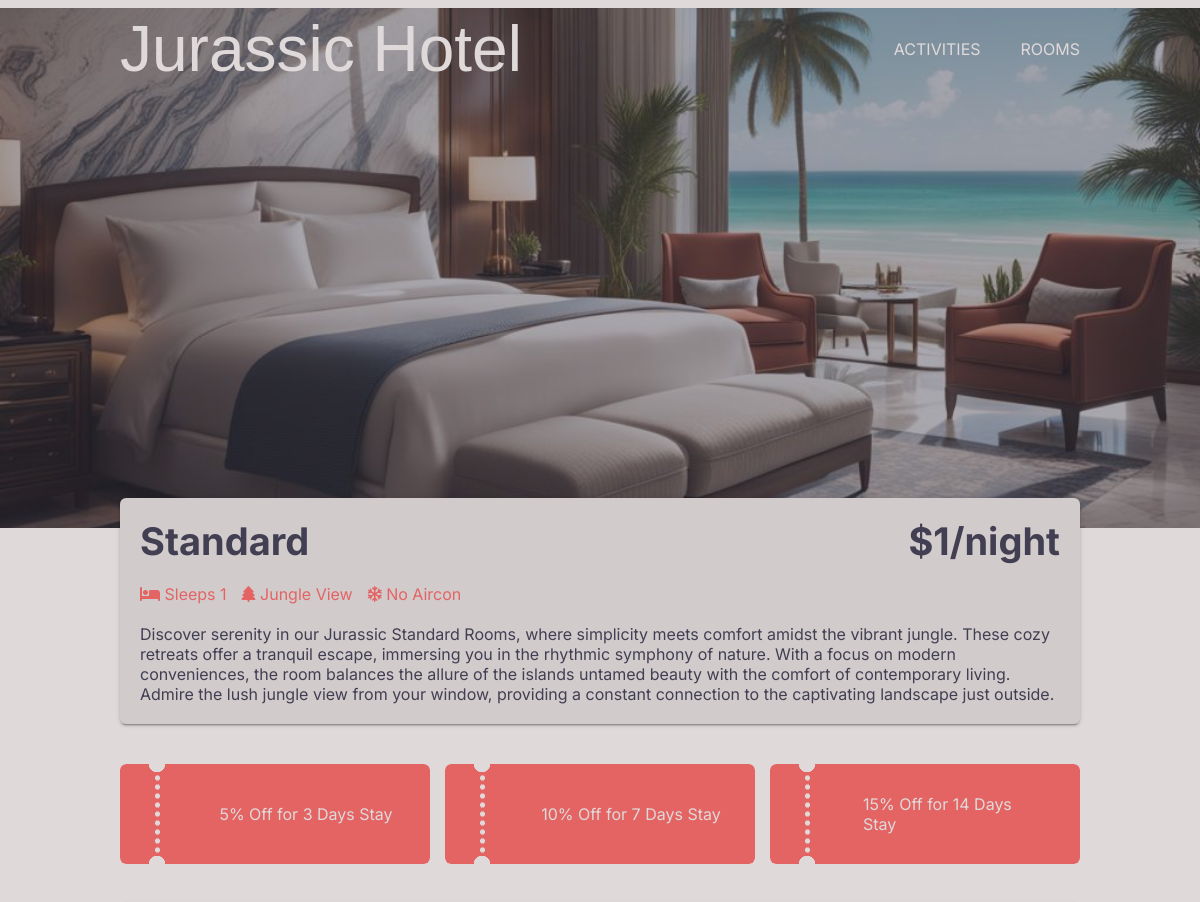
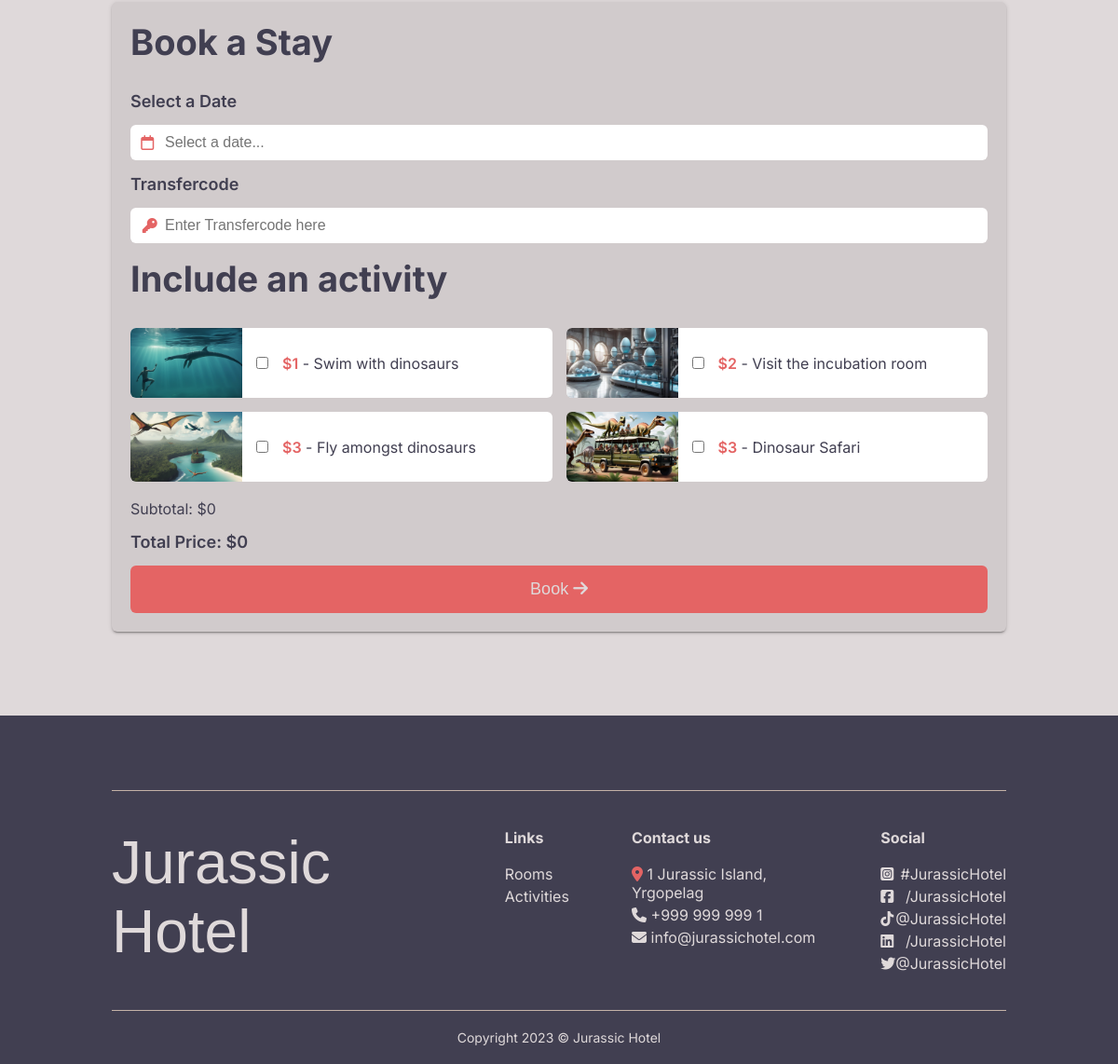
The app's page /room.php?room=1 with its own data (2 pictures, top to bottom).
### tables this page shows
CREATE TABLE rooms (id integer primary key AUTOINCREMENT, category varchar, price_per_night float, image1 varchar, image2 varchar, sleeps integer, view varchar, aircon BOOLEAN, description varchar);

CREATE TABLE discounts (
    id INTEGER PRIMARY KEY AUTOINCREMENT,
    room_id INTEGER,
    discount_percentage FLOAT,
    description VARCHAR,
    days_required INTEGER,
    FOREIGN KEY (room_id) REFERENCES rooms(id)
);

CREATE TABLE features (id integer primary key AUTOINCREMENT, name varchar, price float, image varchar, description varchar);

### hotelFunctions.php (called while the page is built, shortened)
<?php
function connect(string $dbName): object
{
    $dbPath = __DIR__ . '/' . $dbName;
    $db = "sqlite:$dbPath";
    try {
        $db = new PDO($db);
        $db->setAttribute(PDO::ATTR_ERRMODE, PDO::ERRMODE_EXCEPTION);
        $db->setAttribute(PDO::ATTR_DEFAULT_FETCH_MODE, PDO::FETCH_ASSOC);
    } catch (PDOException $e) {
        echo "Failed to connect to the database";
        throw $e;
    }
    return $db;
}
function getOneRoom(int $roomId): array
{
    $dbName = "hotel.db";
    $db = connect($dbName);
    $query = $db->prepare('SELECT * FROM rooms WHERE id = :roomId');
    $query->bindParam(':roomId', $roomId, PDO::PARAM_INT);
    $query->execute();
    $room = $query->fetch(PDO::FETCH_ASSOC);
    return $room;
}
function getAllFeatures(): array
{
    $dbName = "hotel.db";
    $db = connect($dbName);
    $query = $db->prepare('SELECT * FROM features');
    $query->execute();
    $features = $query->fetchAll(PDO::FETCH_ASSOC);
    return $features;
}
function getDiscounts(int $roomId): array
{
    $dbName = "hotel.db";
    $db = connect($dbName);
    $query = "SELECT * FROM discounts WHERE room_id=:roomId";
    $stmt = $db->prepare($query);
    $stmt->bindParam(':roomId', $roomId, PDO::PARAM_INT);
    $stmt->execute();
    $discounts = $stmt->fetchAll(PDO::FETCH_ASSOC);
    return $discounts;
}

### room.php (the view, shortened to what this page needs)
<?php
require __DIR__ . "/hotelFunctions.php";
require __DIR__ . "/header.php";
if (isset($_GET["room"])) {
    $room = getOneRoom($_GET["room"]);
}
$discounts = getDiscounts((int) $room["id"]);
$features = getAllFeatures();
?>
<div class="header-image" style="background-image: url('<?= $room["image1"] ?>');">
    <div class="before"></div>
</div>
<div class="light-background">
    <div class="room-info-container">
        <div class="room-info">
            <div class="room-info-head">
                <div class="room-name"><?= $room["category"] ?></div>
                <div class="room-cost">$<?= $room["price_per_night"] ?>/night</div>
            </div>
            <div class="room-features">
                <div class="beds"><i class="fa-solid fa-bed"></i> Sleeps <?= $room["sleeps"] ?></div>
                <div class="view">
                    <?php if ($room["view"] == "Jungle") : ?>
                        <i class="fa-solid fa-tree"></i> Jungle View
                    <?php else : ?>
                        <i class="fa-solid fa-umbrella-beach"></i> Beach View
                    <?php endif; ?>
                </div>
                <div class="aircon">
                    <?php if ($room["aircon"]) : ?>
                        <i class="fa-regular fa-snowflake"></i> Aircon
                    <?php else : ?>
                        <i class="fa-regular fa-snowflake"></i> No Aircon
                    <?php endif; ?>
                </div>
            </div>
            <div class="room-description"><?= $room["description"] ?></div>
        </div>
    </div>
</div>
<div class="container room-page-container">
    <?php if (!empty($discounts)) : ?>
        <div class="discounts discount-container">
            <?php foreach ($discounts as $discount) : ?>
                <div class="discount ">
                    <div class="discount-description" data-percentage="<?= $discount["discount_percentage"] ?>" data-days="<?= $discount["days_required"] ?>"><?= $discount["description"] ?></div>
                </div>
            <?php endforeach; ?>
        </div>
    <?php endif; ?>
    <?php if (isset($_SESSION["response"]) && (is_array($_SESSION["response"]) && count($_SESSION["response"]) !== 0)) : ?>
        <?php $jsonString = json_encode($_SESSION["response"], JSON_UNESCAPED_SLASHES | JSON_PRETTY_PRINT); ?>
        <div class="booking-success" id="booking-success">
            <div class="booking-success-text">
                <div class="booking-success-title">Your Booking is confirmed!</div>
                <div class="booking-success-subtitle">Booking ref: <span class="coral-text"><?= $_SESSION["response"][0]["booking_id"] ?> </span></div>
                <div class="dino-info"><img src="/images/dino-icon.png" alt="" class="dino-icon">
                    <div class="dino-text">Before your trip, read some more about this cool random dino: <a href="<?= $_SESSION["response"][0]["additional_info"][0]["dinoURL"] ?>"><?= $_SESSION["response"][0]["additional_info"][0]["dino"] ?></a>.</div>
                </div>
                <div class="booking-success-information">Please see your specific JSON below, use the smart clipboard button to copy it!</div>
            </div>
            <pre><code id="codeElement"> <?= $jsonString ?> </code><button id="copyButton"><i class="fa-regular fa-copy"></i></button><div class="code-before"></div><div class="copy-message">Copied to Clipboard!</div></pre>
            <a class="booking-success-button-a" href="room.php?room=<?= $room["id"] ?>">
                <div class="booking-success-button">Book another stay <i class="fa-solid fa-arrow-right"></i></div>
            </a>
        </div>
        <?php unset($_SESSION["response"]); ?>
    <?php else : ?>
        <div class="form-div" id="form-div">
            <div class="form-title">Book a Stay</div>
            <form action="hotelFunctions.php" method="POST" class="booking-form">
                <label for="datefilter">Select a Date</label>
                <div class="input-wrapper">
                    <div class="icon-container"><i class="fa-regular fa-calendar"></i></div>
                    <input type="text" placeholder="Select a date..." name="datefilter" id="datefilter" required>
                </div>
                <label for="transfercode">Transfercode</label>
                <div class="input-wrapper">
                    <div class="icon-container"><i class="fa-solid fa-key"></i></div>
                    <input type="text" name="transfercode" placeholder="Enter Transfercode here" required>
                </div>
                <div class="activities-title">Include an activity</div>
                <div class="activities-card-container">
                    <?php foreach ($features as $feature) : ?>
                        <div class="room-activities-card">
                            <img src="<?= $feature["image"] ?>" alt="">
                            <input data-price="<?= $feature["price"] ?>" class="feature-<?= $feature["id"] ?>" type="checkbox" name="selected_features[]" value="<?= $feature["id"] ?>">
                            <div class="feature-description"><span class="coral-text">$<?= $feature["price"] ?></span> - <?= $feature["name"] ?></div>
                        </div>
                    <?php endforeach; ?>
                </div>
                <div class="subtotal">Subtotal: $0</div>
                <div class="total">Total Price: $0</div>
                <button type="submit">Book <i class="fa-solid fa-arrow-right"></i></button>
            </form>
        </div>
    <?php endif; ?>
</div>
<?php require __DIR__ . "/dark-footer.php"; ?>
</body>
</html>

### header.php (shortened to what this page needs)
<!DOCTYPE html>
<html lang="en">
<head>
    <link rel="stylesheet" href="style.css">
    <link rel="stylesheet" type="text/css" href="https://cdn.jsdelivr.net/npm/daterangepicker/daterangepicker.css" />
    <link rel="stylesheet" href="https://cdnjs.cloudflare.com/ajax/libs/font-awesome/6.5.1/css/all.min.css" />
    <link href="https://fonts.cdnfonts.com/css/jurassic-park" rel="stylesheet">
    <link rel="stylesheet" href="https://cdn.jsdelivr.net/npm/swiper@11/swiper-bundle.min.css" />
    <link rel="stylesheet" href="https://cdnjs.cloudflare.com/ajax/libs/highlight.js/11.9.0/styles/default.min.css">
</head>
<body>
    <?php
    require __DIR__ . '/navigation.php';
    ?>

### navigation.php (shortened to what this page needs)
<nav>
    <ul class="nav-bar">
        <li class="logo"><a href="index.php">Jurassic Hotel</a></li>
        <span class="menu">
            <li><a href="activities.php">Activities</a></li>
            <li><a href="index.php#rooms">Rooms</a></li>
        </span>
    </ul>
</nav>

### dark-footer.php
<div class="dark-background">
    <div class="footer">
        <div class="footer-container">
            <div class="logo">Jurassic Hotel</div>
            <div class="footer-links">
                <div class="footer-title">Links</div>
                <a href="index.php#rooms">Rooms</a>
                <a href="activities.php">Activities</a>
            </div>
            <div class="contact-us">
                <div class="footer-title">Contact us</div>
                <div class="address"><span class="coral-text"><i class="fa-solid fa-location-dot"></i></span> 1 Jurassic Island, Yrgopelag</div>
                <div class="phone"><i class="fa-solid fa-phone"></i> +999 999 999 1</div>
                <div class="email"><i class="fa-solid fa-envelope"></i> <a href="mailto:info@jurassichotel.com">info@jurassichotel.com</a></div>
            </div>
            <div class="social">
                <div class="footer-title">Social</div>
                <a href="#"><i class="fa-brands fa-square-instagram"></i> #JurassicHotel</a>
                <a href="#"><i class="fa-brands fa-square-facebook"></i> /JurassicHotel</a>
                <a href="#"><i class="fa-brands fa-tiktok"></i> @JurassicHotel</a>
                <a href="#"><i class="fa-brands fa-linkedin"></i> /JurassicHotel</a>
                <a href="#"><i class="fa-brands fa-twitter"></i> @JurassicHotel</a>
            </div>
        </div>
    </div>
    <div class="copyright">
        <div class="copyright-text"> Copyright 2023 &copy; Jurassic Hotel</div>
    </div>
</div>

### records on screen
rooms: image1 (picture), category "Standard", price_per_night "1", sleeps "1", description "Discover serenity in our Jurassic Standard Rooms, where simplicity meets comfort amidst the vibrant jungle. These cozy retreats offer a tranquil escape, immersing you in the rhythmic symphony of nature. With a focus on modern conveniences, the room balances the allure of the islands untamed beauty with the comfort of contemporary living. Admire the lush jungle view from your window, providing a constant connection to the captivating landscape just outside."
discounts: description "5% Off for 3 Days Stay"
discounts: description "10% Off for 7 Days Stay"
discounts: description "15% Off for 14 Days Stay"
features: image (picture), price "1", name "Swim with dinosaurs"
features: image (picture), price "2", name "Visit the incubation room"
features: image (picture), price "3", name "Fly amongst dinosaurs"
features: image (picture), price "3", name "Dinosaur Safari"
